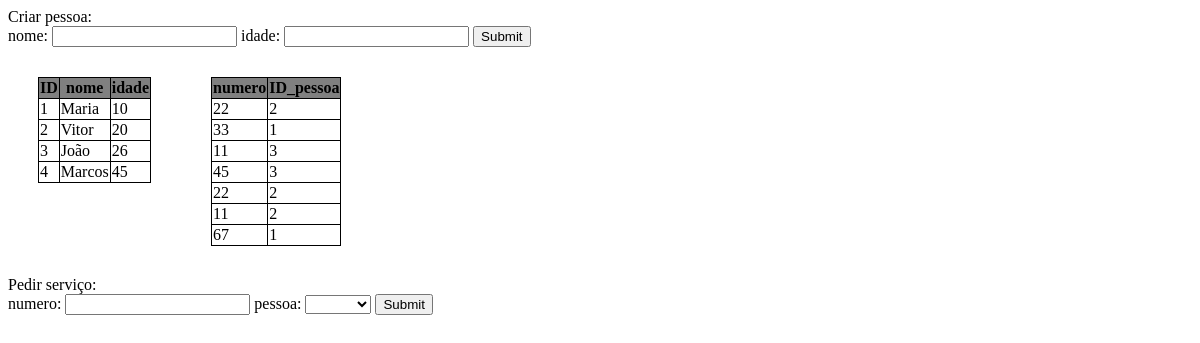
The page / on the database its author committed.
### tables this page shows
CREATE TABLE `pessoas` (
  `ID_pessoa` int(10) UNSIGNED NOT NULL,
  `nome` varchar(255) DEFAULT NULL,
  `idade` int(3) DEFAULT NULL
);

CREATE TABLE `servicos` (
  `ID_servico` int(10) UNSIGNED NOT NULL,
  `numero` int(10) UNSIGNED DEFAULT NULL,
  `ID_pessoa` int(10) UNSIGNED DEFAULT NULL
);

### tabelaServicos.php (the view, shortened to what this page needs)
<?php
include "actions/conectar.php";
$result = $conn->query("SELECT * FROM servicos")->fetch_all(MYSQLI_ASSOC);
echo "<table>";
    echo "<thead>";
            echo "<tr>";
                echo "<th>numero</th>";
                echo "<th>ID_pessoa</th>";
            echo "</tr>";
    echo "</thead>";
    echo "<tbody>";
        foreach ($result as $row => $value) {
            echo "<tr>";
                echo "<td>".$value["numero"]."</td>";
                echo "<td>".$value["ID_pessoa"]."</td>";
            echo "</tr>";
        }
    echo "</tbody>";
echo "</table>";
?>

### index.php (shortened to what this page needs)
<!DOCTYPE html>
<html lang="pt-BR">
<head>
</head>
<body>
    <form action="actions/criarCliente.php">
        <div>Criar pessoa:</div>
        nome: <input type="text" name="nome">
        idade: <input type="number" name="idade">
        <input type="submit">
    </form>
    <div class="container">
        <?php include "tabelaPessoas.php" ?>
        <?php include "tabelaServicos.php" ?>
    </div>
    <form action="actions/pedirServico.php">
        <div>Pedir serviço:</div>
        numero: <input type="text" name="numero">
        pessoa:
        <select name="pessoa">
            <option></option>
            <?php include "actions/selecionarPessoa.php" ?>
        </select>
        <input type="submit">
    </form>
</body>
</html>

### tabelaPessoas.php (shortened to what this page needs)
<?php
include "actions/conectar.php";
$result = $conn->query("SELECT * FROM pessoas")->fetch_all(MYSQLI_ASSOC);
echo "<table>";
    echo "<thead>";
            echo "<tr>";
                echo "<th>ID</th>";
                echo "<th>nome</th>";
                echo "<th>idade</th>";
            echo "</tr>";
    echo "</thead>";
    echo "<tbody>";
        foreach ($result as $row => $value) {
            echo "<tr>";
                echo "<td>".$value["ID_pessoa"]."</td>";
                echo "<td>".$value["nome"]."</td>";
                echo "<td>".$value["idade"]."</td>";
            echo "</tr>";
        }
    echo "</tbody>";
echo "</table>";
?>

### actions/selecionarPessoa.php (shortened to what this page needs)
<?php
include "conectar.php";
$result = $conn->query("SELECT * FROM pessoas")->fetch_all(MYSQLI_ASSOC);
foreach ($result as $row => $value) {
    echo "<option value='".$value["ID_pessoa"]."'>".$value["nome"]."</option>";
}
?>

### index.php (style rules this page uses)
.container { display: flex; align-items: baseline; }
table { border: 1px solid; border-collapse: collapse; margin: 30px; }
th, td { border: 1px solid; }
th { background-color: grey; }

### rows shown on the page
pessoas: ID_pessoa "1", nome "Maria", idade "10"
pessoas: ID_pessoa "2", nome "Vitor", idade "20"
pessoas: ID_pessoa "3", nome "João", idade "26"
pessoas: ID_pessoa "4", nome "Marcos", idade "45"
servicos: numero "22", ID_pessoa "2"
servicos: numero "33", ID_pessoa "1"
servicos: numero "11", ID_pessoa "3"
servicos: numero "45", ID_pessoa "3"
servicos: numero "22", ID_pessoa "2"
servicos: numero "11", ID_pessoa "2"
servicos: numero "67", ID_pessoa "1"
